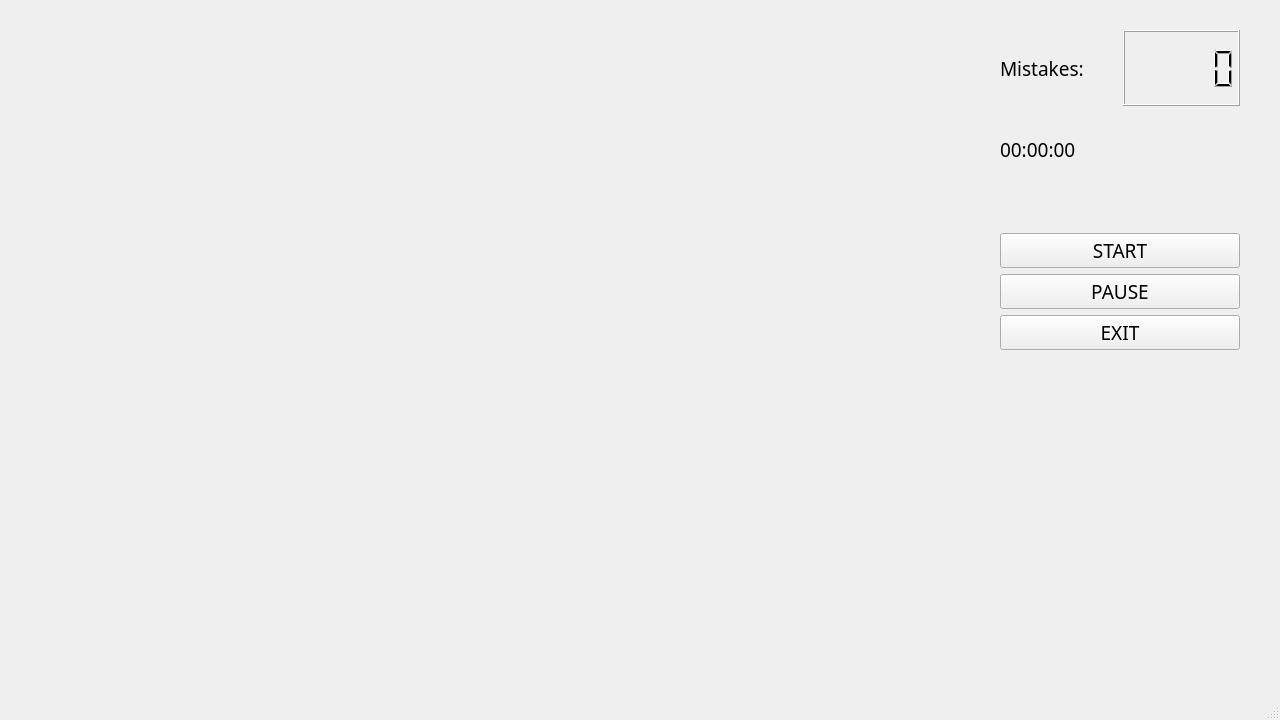
<?xml version="1.0" encoding="UTF-8"?>
<ui version="4.0">
 <class>MainWindow</class>
 <widget class="QMainWindow" name="MainWindow">
  <property name="geometry">
   <rect>
    <x>0</x>
    <y>0</y>
    <width>1280</width>
    <height>720</height>
   </rect>
  </property>
  <property name="sizePolicy">
   <sizepolicy hsizetype="Fixed" vsizetype="Fixed">
    <horstretch>0</horstretch>
    <verstretch>0</verstretch>
   </sizepolicy>
  </property>
  <property name="font">
   <font>
    <family>MV Boli</family>
   </font>
  </property>
  <property name="cursor">
   <cursorShape>ArrowCursor</cursorShape>
  </property>
  <property name="windowTitle">
   <string>MemoryTraining - Game</string>
  </property>
  <widget class="QWidget" name="centralwidget">
   <widget class="QWidget" name="gridLayoutWidget">
    <property name="geometry">
     <rect>
      <x>40</x>
      <y>30</y>
      <width>930</width>
      <height>530</height>
     </rect>
    </property>
    <layout class="QGridLayout" name="gridLayout">
     <property name="sizeConstraint">
      <enum>QLayout::SetMaximumSize</enum>
     </property>
     <property name="leftMargin">
      <number>0</number>
     </property>
     <property name="topMargin">
      <number>0</number>
     </property>
     <property name="rightMargin">
      <number>0</number>
     </property>
     <property name="bottomMargin">
      <number>0</number>
     </property>
     <property name="horizontalSpacing">
      <number>6</number>
     </property>
     <item row="0" column="1">
      <widget class="QLabel" name="picPart_2">
       <property name="text">
        <string/>
       </property>
      </widget>
     </item>
     <item row="1" column="0">
      <widget class="QLabel" name="picPart_5">
       <property name="text">
        <string/>
       </property>
      </widget>
     </item>
     <item row="0" column="3">
      <widget class="QLabel" name="picPart_4">
       <property name="text">
        <string/>
       </property>
      </widget>
     </item>
     <item row="3" column="2">
      <widget class="QLabel" name="picPart_15">
       <property name="text">
        <string/>
       </property>
      </widget>
     </item>
     <item row="3" column="3">
      <widget class="QLabel" name="picPart_16">
       <property name="text">
        <string/>
       </property>
      </widget>
     </item>
     <item row="3" column="1">
      <widget class="QLabel" name="picPart_14">
       <property name="text">
        <string/>
       </property>
      </widget>
     </item>
     <item row="3" column="0">
      <widget class="QLabel" name="picPart_13">
       <property name="text">
        <string/>
       </property>
      </widget>
     </item>
     <item row="0" column="0">
      <widget class="QLabel" name="picPart_1">
       <property name="text">
        <string/>
       </property>
      </widget>
     </item>
     <item row="2" column="3">
      <widget class="QLabel" name="picPart_12">
       <property name="text">
        <string/>
       </property>
      </widget>
     </item>
     <item row="2" column="0">
      <widget class="QLabel" name="picPart_9">
       <property name="text">
        <string/>
       </property>
      </widget>
     </item>
     <item row="2" column="2">
      <widget class="QLabel" name="picPart_11">
       <property name="text">
        <string/>
       </property>
      </widget>
     </item>
     <item row="1" column="1">
      <widget class="QLabel" name="picPart_6">
       <property name="text">
        <string/>
       </property>
      </widget>
     </item>
     <item row="1" column="2">
      <widget class="QLabel" name="picPart_7">
       <property name="text">
        <string/>
       </property>
      </widget>
     </item>
     <item row="2" column="1">
      <widget class="QLabel" name="picPart_10">
       <property name="text">
        <string/>
       </property>
      </widget>
     </item>
     <item row="0" column="2">
      <widget class="QLabel" name="picPart_3">
       <property name="text">
        <string/>
       </property>
      </widget>
     </item>
     <item row="1" column="3">
      <widget class="QLabel" name="picPart_8">
       <property name="text">
        <string/>
       </property>
      </widget>
     </item>
    </layout>
   </widget>
   <widget class="QWidget" name="layoutWidget">
    <property name="geometry">
     <rect>
      <x>1000</x>
      <y>30</y>
      <width>240</width>
      <height>320</height>
     </rect>
    </property>
    <layout class="QVBoxLayout" name="verticalLayoutMain">
     <item>
      <layout class="QHBoxLayout" name="horizontalLayout">
       <item>
        <widget class="QLabel" name="wrongsText">
         <property name="font">
          <font>
           <family>MV Boli</family>
           <pointsize>14</pointsize>
          </font>
         </property>
         <property name="text">
          <string>Mistakes:</string>
         </property>
        </widget>
       </item>
       <item>
        <widget class="QLCDNumber" name="wrongsNumber"/>
       </item>
      </layout>
     </item>
     <item>
      <widget class="QLabel" name="timeLabel">
       <property name="font">
        <font>
         <family>MV Boli</family>
         <pointsize>14</pointsize>
        </font>
       </property>
       <property name="text">
        <string>00:00:00</string>
       </property>
      </widget>
     </item>
     <item>
      <spacer name="verticalSpacer">
       <property name="orientation">
        <enum>Qt::Vertical</enum>
       </property>
       <property name="sizeType">
        <enum>QSizePolicy::Minimum</enum>
       </property>
       <property name="sizeHint" stdset="0">
        <size>
         <width>20</width>
         <height>40</height>
        </size>
       </property>
      </spacer>
     </item>
     <item>
      <layout class="QVBoxLayout" name="verticalLayout">
       <item>
        <widget class="QPushButton" name="startButton">
         <property name="font">
          <font>
           <family>MV Boli</family>
           <pointsize>14</pointsize>
          </font>
         </property>
         <property name="text">
          <string>START</string>
         </property>
        </widget>
       </item>
       <item>
        <widget class="QPushButton" name="stopButton">
         <property name="font">
          <font>
           <family>MV Boli</family>
           <pointsize>14</pointsize>
          </font>
         </property>
         <property name="text">
          <string>PAUSE</string>
         </property>
        </widget>
       </item>
       <item>
        <widget class="QPushButton" name="exitButton">
         <property name="font">
          <font>
           <family>MV Boli</family>
           <pointsize>14</pointsize>
          </font>
         </property>
         <property name="text">
          <string>EXIT</string>
         </property>
        </widget>
       </item>
      </layout>
     </item>
    </layout>
   </widget>
  </widget>
  <widget class="QMenuBar" name="menubar">
   <property name="geometry">
    <rect>
     <x>0</x>
     <y>0</y>
     <width>1280</width>
     <height>35</height>
    </rect>
   </property>
  </widget>
  <widget class="QStatusBar" name="statusbar"/>
 </widget>
 <resources/>
 <connections/>
</ui>
